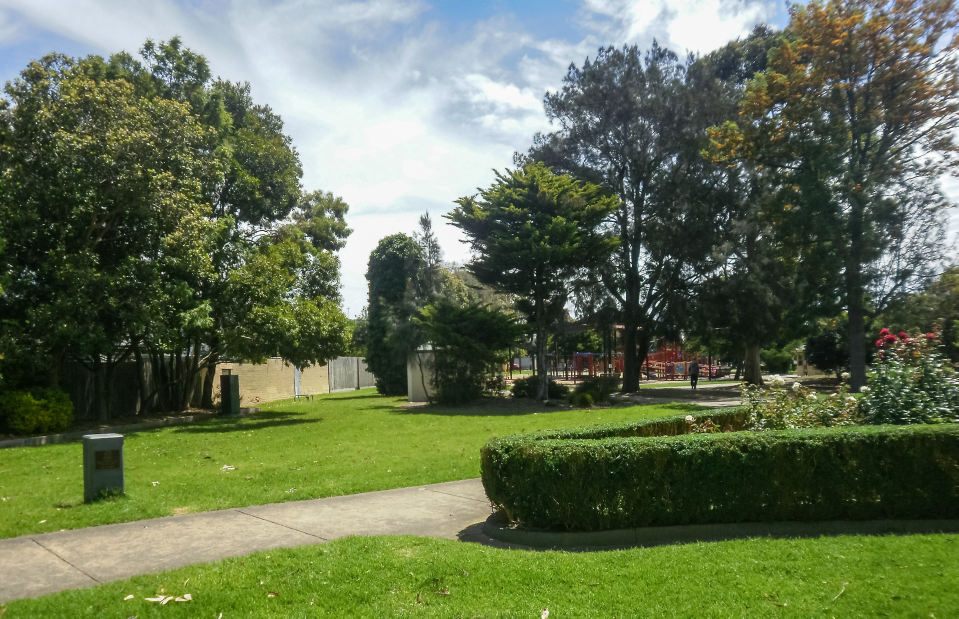
#> input picture Vision_Artificial/fotos/park.jpg, 3833 x 2474 px (shown at 1/4 size)
$ python basic.py
#> lines starting #> are read from the running program, lines starting #| are printed output that depends on the picture; after the words box and inside, x2 and y2 are one past the last pixel; in counts of white or black regions, pixels touching at a corner belong together
import cv2 as cv #Importamos OpenCV


img = cv.imread('fotos/park.jpg') #Escogemos la fotos a leer
#> img is the input picture: shape (2474, 3833, 3); mean B, G, R 82, 112.4, 99.3

#---Las 5 funciones básicas de OpenCV para vision artificial---

#Para pasar una imagen a blanco/negro, util para discriminación
gray = cv.cvtColor(img,cv.COLOR_BGR2GRAY)
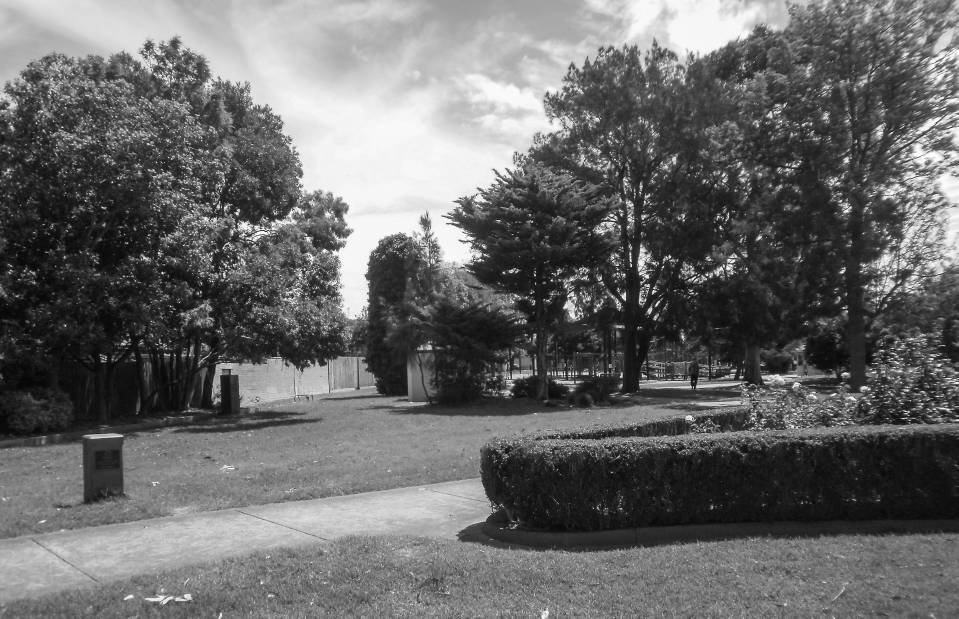
#> gray: shape (2474, 3833) (shown at 1/4 size); min 0, max 255, mean 105

#Desenfoque Gaussiano
blur = cv.GaussianBlur(img,(7,7),cv.BORDER_DEFAULT) # ----> ¡El Kernel debe ser una tupla de numeros IMPARES! <----


#Edge Cascade
canny = cv.Canny(blur,125,175)
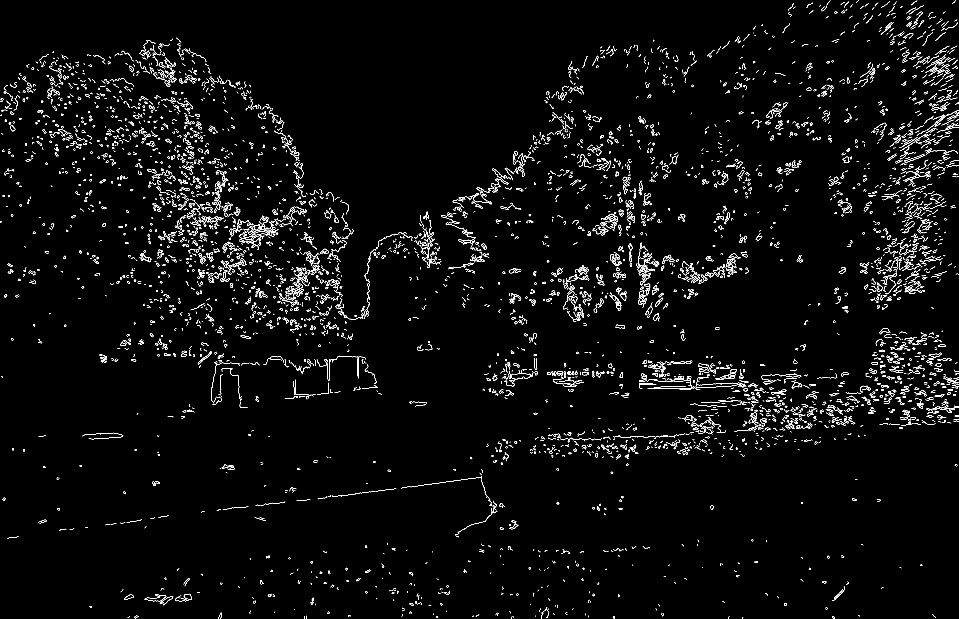
#> canny: shape (2474, 3833) (shown at 1/4 size); 1.6% white in thin lines or dots

#Dilatando
dilated = cv.dilate(canny,(7,7),iterations=3)
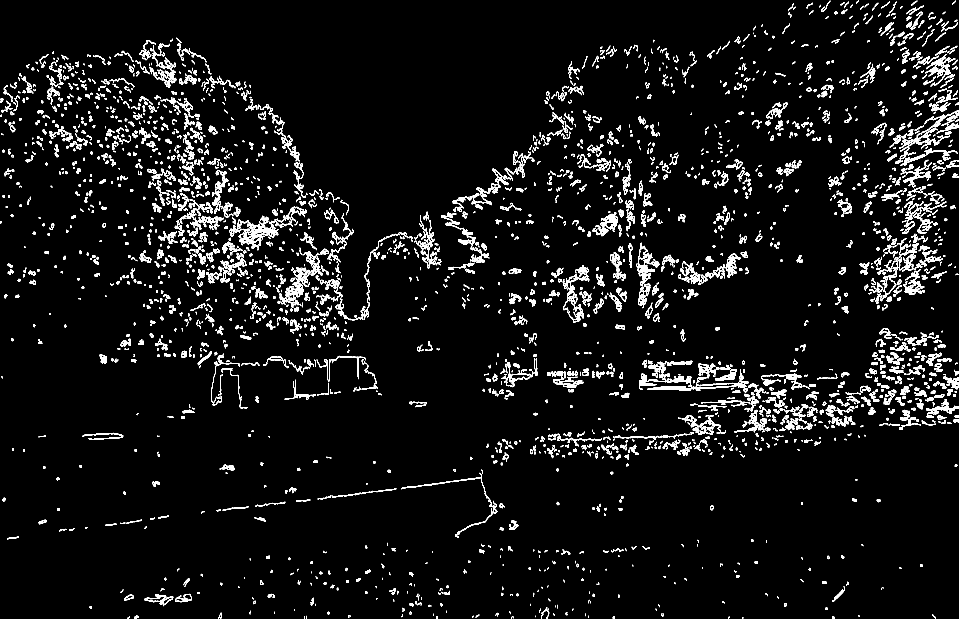
#> dilated: shape (2474, 3833) (shown at 1/4 size); 4.5% white; 4118 white regions (240 under 20 px), largest, box (x1, y1, x2, y2) and area: (974, 876, 1115, 978) 3912, (1141, 1069, 1242, 1204) 3180, (2556, 1492, 2767, 1563) 3079

#Eroding o Erosionada
eroded = cv.erode(dilated,(7,7),iterations= 1)
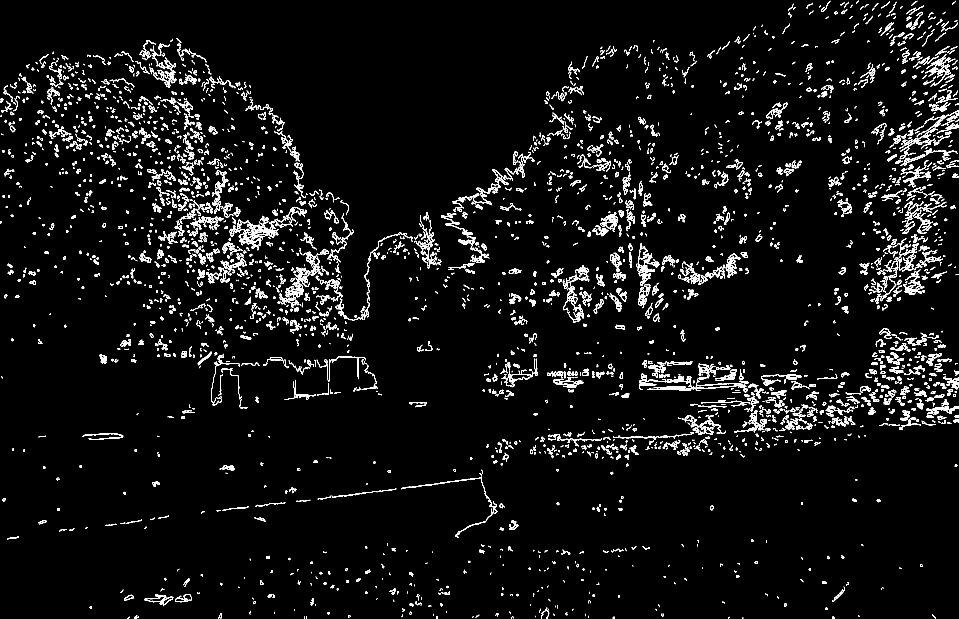
#> eroded: shape (2474, 3833) (shown at 1/4 size); 3.6% white in thin lines or dots

#Resized, ajustarlo a una resolucin determinada
resized = cv.resize(eroded,(320,200),interpolation=cv.INTER_AREA)
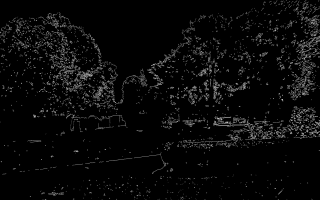
#> resized: shape (200, 320); min 0, max 190, mean 9.3


cv.imshow('Original',img) #Mostramos la foto original
# [5 lines of commented-out code are left out]
cv.imshow('Final',resized) #Imagen final despues de aplicarle todos los filtros anteriores en cadena


cv.waitKey(0)
